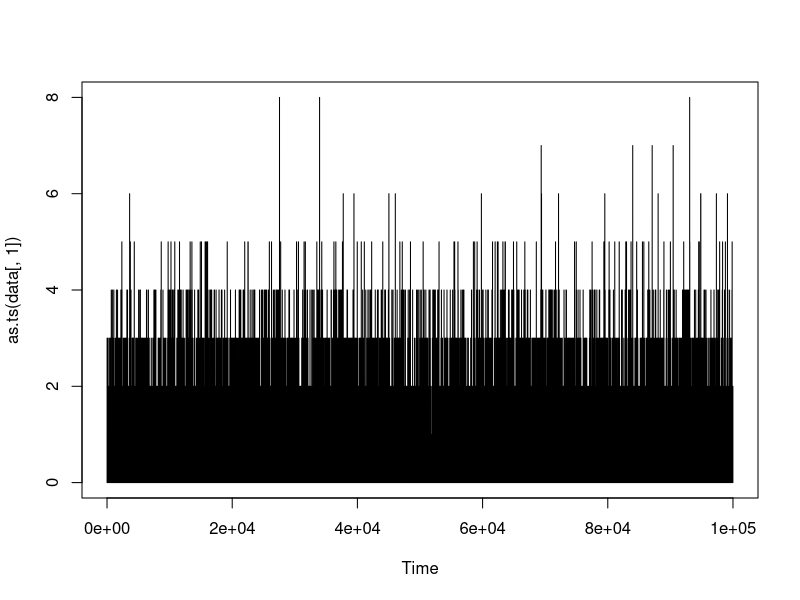
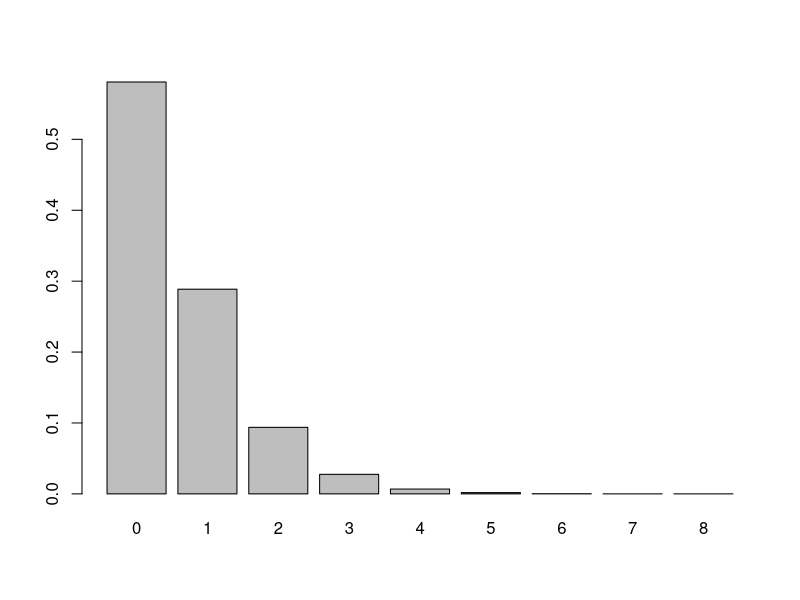
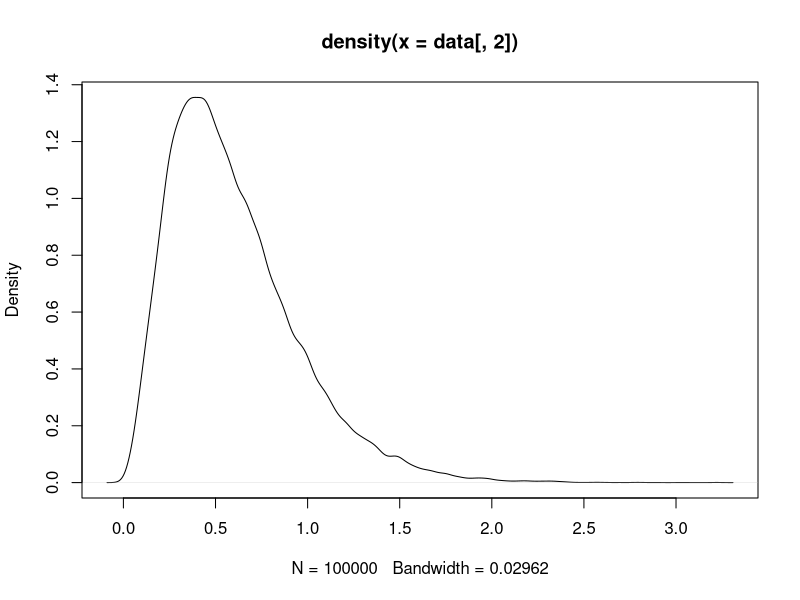
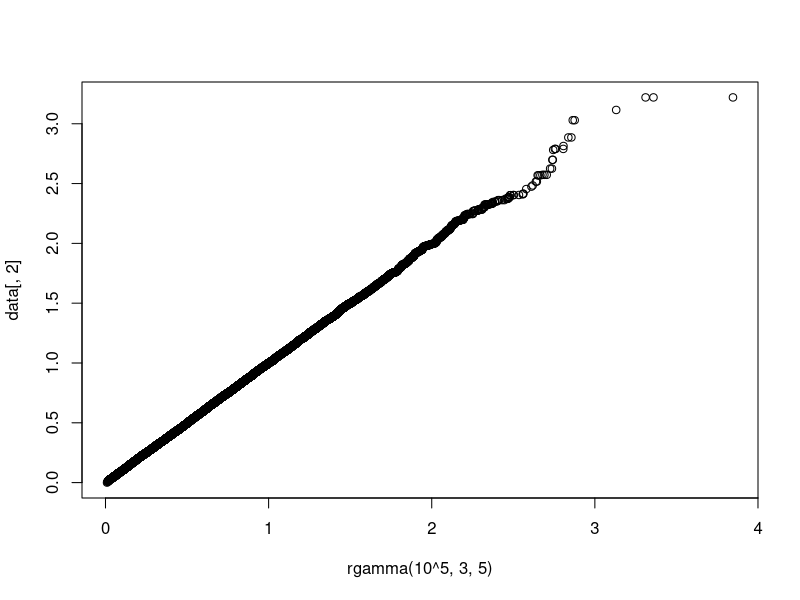

Here is the R script that generated these plots, in order:
gibbs = function(B = 10^5)
{
  data = matrix(NA, nrow = B, ncol = 2)
  colnames(data) = c("X", "lambda")
  data[1,] = c(0, 0) # Valor inicial é arbitrário
  for(ii in 2:B)
  {
    if(runif(1) < 0.5) 
      data[ii,] = c(data[ii-1,1],
                    rgamma(1, 3 + data[ii-1, 1], 6))
    else 
      data[ii,] = c(rpois(1, data[ii-1, 2]),
                    data[ii-1,2])
  }
  data
}

#Adequando a questão 8.91, a = 3, b = 5
data = gibbs()
plot(as.ts(data[,1]))
barplot(table(data[,1])/sum(table(data[,1])))
plot(density(data[,2]))

#plot(sort(rgamma(10^5,3,5)),sort(data[,2])) #lambda ~ gamma(a,b)
qqplot(rgamma(10^5,3,5), data[,2])

mean(data[,1])  #E[X] = a/b = 0.6
mean(data[,2]) #E[Lambda] = a/b = 0.6
var(data[,1]) # Var[X] = a*(b+1)/b² = 0.72
var(data[,2]) #Var[Lambda] = a/b² = 0.12
